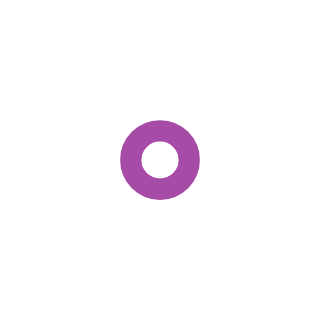

Vega-Lite specification stored for this chart:
### Vega specification from a JSON file in a GitHub repository (floating-point values rounded to 4 significant figures)
{"$schema": "https://vega.github.io/schema/vega/v5.json", "background": "white", "padding": 5, "width": 20, "height": 20, "data": [{"name": "source_0", "values": [{"a": 2}]}], "marks": [{"name": "marks", "type": "symbol", "style": ["point"], "from": {"data": "source_0"}, "encode": {"update": {"opacity": {"value": 0.7}, "fill": {"value": "transparent"}, "stroke": {"value": "purple"}, "ariaRoleDescription": {"value": "point"}, "x": {"signal": "width", "mult": 0.5}, "y": {"signal": "height", "mult": 0.5}}}}], "config": {"normalizedNumberFormat": ".2%"}}
